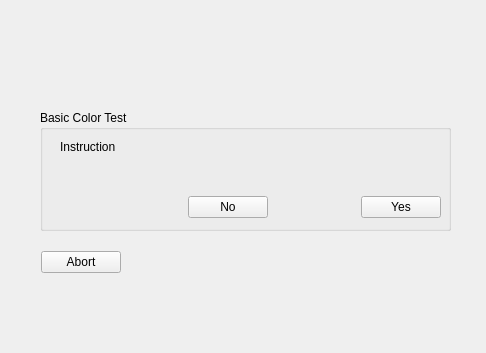
<?xml version="1.0" encoding="UTF-8"?>
<ui version="4.0">
 <class>Diagnostics::CBasicColorTestDlg</class>
 <widget class="QWidget" name="MainMenu::CBasicColorTestDlg">
  <property name="geometry">
   <rect>
    <x>0</x>
    <y>0</y>
    <width>486</width>
    <height>353</height>
   </rect>
  </property>
  <property name="windowTitle">
   <string>Form</string>
  </property>
  <widget class="QLabel" name="colorLabel">
   <property name="geometry">
    <rect>
     <x>40</x>
     <y>30</y>
     <width>411</width>
     <height>51</height>
    </rect>
   </property>
   <property name="frameShape">
    <enum>QFrame::NoFrame</enum>
   </property>
   <property name="text">
    <string/>
   </property>
  </widget>
  <widget class="QGroupBox" name="groupBox">
   <property name="geometry">
    <rect>
     <x>40</x>
     <y>110</y>
     <width>411</width>
     <height>121</height>
    </rect>
   </property>
   <property name="title">
    <string>Basic Color Test</string>
   </property>
   <widget class="QWidget" name="layoutWidget">
    <property name="geometry">
     <rect>
      <x>20</x>
      <y>30</y>
      <width>381</width>
      <height>78</height>
     </rect>
    </property>
    <layout class="QVBoxLayout" name="verticalLayout">
     <item>
      <widget class="QLabel" name="instructionLabel">
       <property name="text">
        <string>Instruction</string>
       </property>
      </widget>
     </item>
     <item>
      <spacer name="verticalSpacer">
       <property name="orientation">
        <enum>Qt::Vertical</enum>
       </property>
       <property name="sizeHint" stdset="0">
        <size>
         <width>20</width>
         <height>18</height>
        </size>
       </property>
      </spacer>
     </item>
     <item>
      <layout class="QHBoxLayout" name="horizontalLayout">
       <item>
        <spacer name="horizontalSpacer">
         <property name="orientation">
          <enum>Qt::Horizontal</enum>
         </property>
         <property name="sizeHint" stdset="0">
          <size>
           <width>128</width>
           <height>20</height>
          </size>
         </property>
        </spacer>
       </item>
       <item>
        <widget class="QPushButton" name="cancelBtn">
         <property name="text">
          <string>No</string>
         </property>
        </widget>
       </item>
       <item>
        <spacer name="horizontalSpacer_2">
         <property name="orientation">
          <enum>Qt::Horizontal</enum>
         </property>
         <property name="sizeHint" stdset="0">
          <size>
           <width>28</width>
           <height>20</height>
          </size>
         </property>
        </spacer>
       </item>
       <item>
        <widget class="QPushButton" name="nextBtn">
         <property name="text">
          <string>Yes</string>
         </property>
        </widget>
       </item>
      </layout>
     </item>
    </layout>
   </widget>
  </widget>
  <widget class="QWidget" name="">
   <property name="geometry">
    <rect>
     <x>41</x>
     <y>251</y>
     <width>391</width>
     <height>75</height>
    </rect>
   </property>
   <layout class="QGridLayout" name="gridLayout">
    <item row="0" column="0">
     <widget class="QPushButton" name="abortBtn">
      <property name="text">
       <string>Abort</string>
      </property>
     </widget>
    </item>
    <item row="0" column="1">
     <spacer name="horizontalSpacer_3">
      <property name="orientation">
       <enum>Qt::Horizontal</enum>
      </property>
      <property name="sizeHint" stdset="0">
       <size>
        <width>298</width>
        <height>20</height>
       </size>
      </property>
     </spacer>
    </item>
    <item row="1" column="0">
     <spacer name="verticalSpacer_2">
      <property name="orientation">
       <enum>Qt::Vertical</enum>
      </property>
      <property name="sizeHint" stdset="0">
       <size>
        <width>20</width>
        <height>40</height>
       </size>
      </property>
     </spacer>
    </item>
   </layout>
  </widget>
 </widget>
 <resources/>
 <connections/>
</ui>
